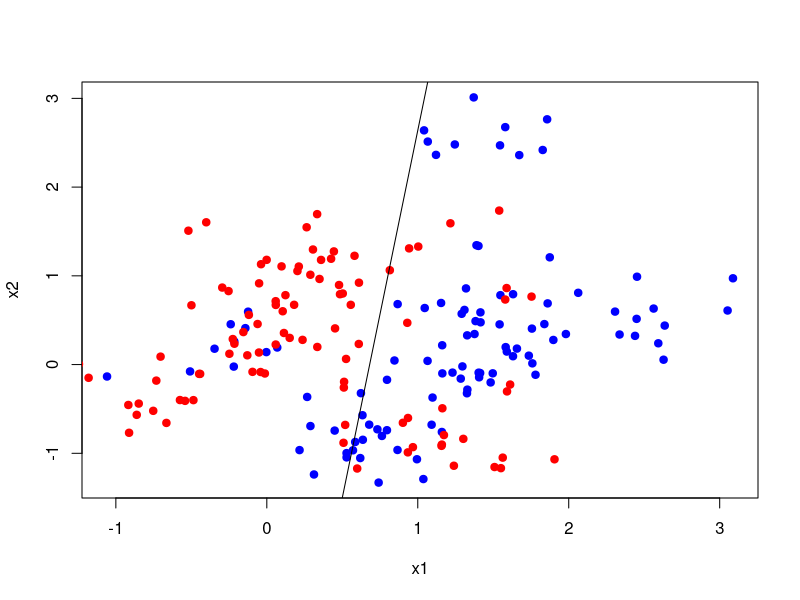
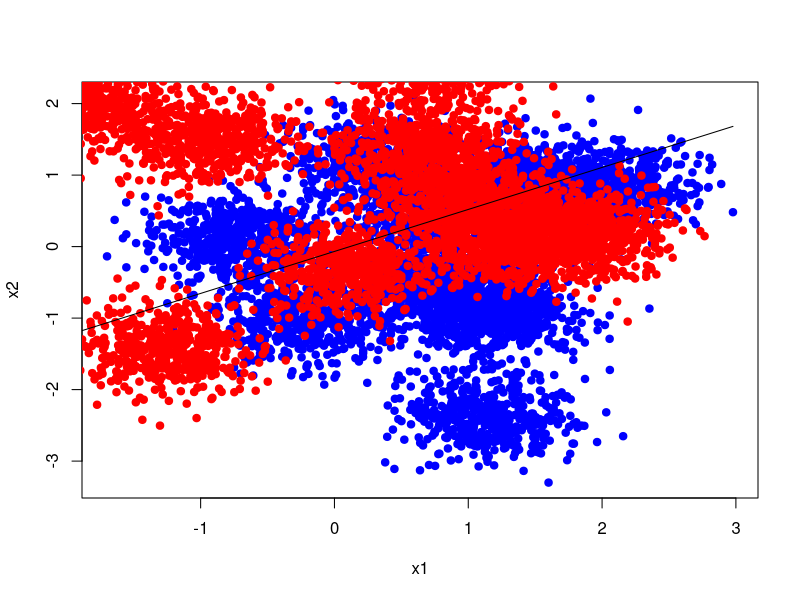

Generate these figures, in order, with R:

library(MASS)

mean = c(1,0)
cov = matrix(c(1,0,0,1), nrow = 2)
m = mvrnorm(10, mean, cov)
mean1 = c(0,1)
m1 = mvrnorm(10, mean1, cov)
cov1 = matrix(c(0.1,0,0,0.1), nrow = 2)

x = matrix(0, nrow = 100, ncol = 2)
for (i in 1:10){
  x[((i-1)*10 + 1): (i*10),] = mvrnorm(10, m[i,], cov1)
}

x1 = matrix(0, nrow = 100, ncol = 2)
for (i in 1:10){
  x1[((i-1)*10 + 1) : (i*10),] = mvrnorm(10, m1[i,], cov1)
}

plot(x[1:100,1], x[1:100,2], xlab = "x1", ylab = "x2", col = "blue", pch = 19)
points(x1[1:100,1], x1[1:100,2], col = "red", pch = 19)

y = c(rep(1,100), rep(-1,100))
x = cbind(1,rbind(x,x1))
beta = solve(t(x) %*% x) %*% t(x) %*% y
u = seq(min(x[,2]), max(x[,2]), length.out = 200)
v = -(beta[1] + beta[2]*u)/beta[3]
lines(u,v)

miss_data = 0
Y = x%*%beta
for (i in 1:200){
  if(Y[i] < 0 & y[i] == 1)
    miss_data = miss_data + 1
  if(Y[i] >= 0 & y[i] == -1)
    miss_data = miss_data + 1
}
miss_data/200

# Q3,4
knn <- function(x, y, k) {
  Y_predict <- matrix(nrow=200, ncol=1)
  for (i in 1:200) {
    distance <- matrix(nrow=200, ncol=2)
    for (j in 1:200) {
      distance[j,1] <- (x[i,1] - x[j,1])^2 + (x[i,2] - x[j,2])^2
      distance[j,2] <- j
    }
    distance <- distance[order(distance[,1]),]
    Y_predict[i,1] <- 0
    for (r in 1:k) {
      Y_predict[i,1] <- Y_predict[i,1] + y[distance[r,2]]
    }
    Y_predict[i,1] <- Y_predict[i,1] / k
    if (Y_predict[i,1] < 0) {
      Y_predict[i,1] <- -1
    } else {
      Y_predict[i,1] <- 1
    }
  }
  miss_data <- 0
  for (i in 1:200) {
    if (Y_predict[i,1] != y[i]) {
      miss_data <- miss_data + 1
    }
  }
  return(list(Traning_Error=miss_data/200, Y_predict=Y_predict))
}




t = knn(x,y,15)
print(t[1])





# Q5 
mean = c(1,0)
cov = matrix(c(1,0,0,1), nrow = 2)
m = mvrnorm(10, mean, cov)
mean1 = c(0,1)
m1 = mvrnorm(10, mean1, cov)
cov1 = matrix(c(0.1,0,0,0.1), nrow = 2)

x = matrix(0, nrow = 5000, ncol = 2)
for (i in 1:10){
  x[((i-1)*500 + 1): (i*500),] = mvrnorm(500, m[i,], cov1)
}

x1 = matrix(0, nrow = 5000, ncol = 2)
for (i in 1:10){
  x1[((i-1)*500 + 1) : (i*500),] = mvrnorm(500, m1[i,], cov1)
}

plot(x[1:5000,1], x[1:5000,2], xlab = "x1", ylab = "x2", col = "blue", pch = 19)
points(x1[1:5000,1], x1[1:5000,2], col = "red", pch = 19)

y = c(rep(1,5000), rep(-1,5000))
x = cbind(1,rbind(x,x1))
beta = solve(t(x) %*% x) %*% t(x) %*% y
u = seq(min(x[,2]), max(x[,2]), length.out = 10000)
v = -(beta[1] + beta[2]*u)/beta[3]
lines(u,v)

miss_data = 0
Y = x%*%beta
for (i in 1:10000){
  if(Y[i] < 0 & y[i] == 1)
    miss_data = miss_data + 1
  if(Y[i] >= 0 & y[i] == -1)
    miss_data = miss_data + 1
}
miss_data/10000
